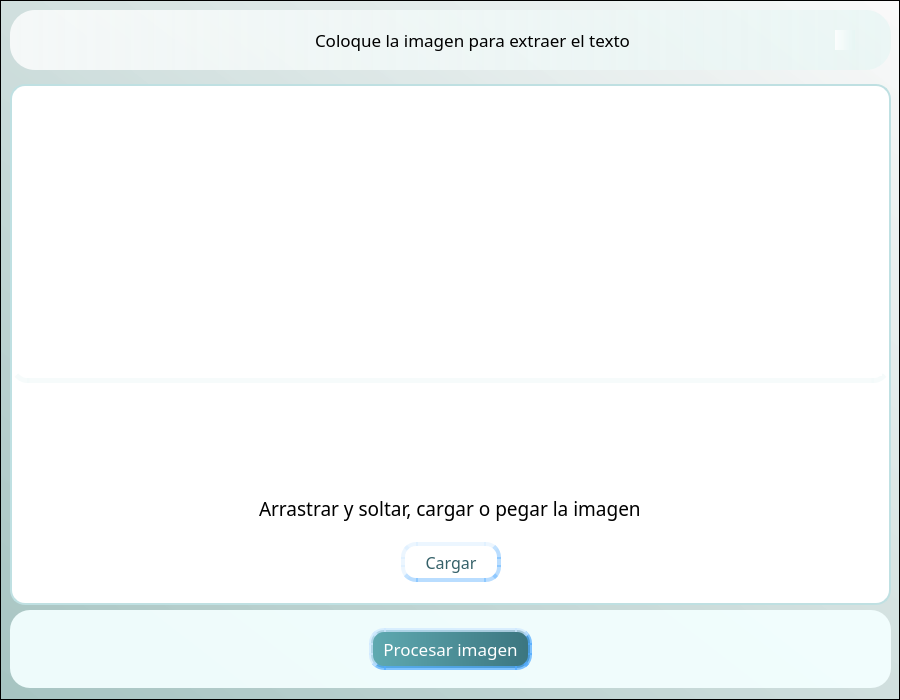
<?xml version="1.0" encoding="UTF-8"?>
<ui version="4.0">
 <class>MainWindow</class>
 <widget class="QMainWindow" name="MainWindow">
  <property name="geometry">
   <rect>
    <x>0</x>
    <y>0</y>
    <width>900</width>
    <height>700</height>
   </rect>
  </property>
  <property name="sizePolicy">
   <sizepolicy hsizetype="MinimumExpanding" vsizetype="MinimumExpanding">
    <horstretch>0</horstretch>
    <verstretch>0</verstretch>
   </sizepolicy>
  </property>
  <property name="minimumSize">
   <size>
    <width>900</width>
    <height>700</height>
   </size>
  </property>
  <property name="windowTitle">
   <string>Extractor de texto</string>
  </property>
  <widget class="QWidget" name="centralwidget">
   <property name="sizePolicy">
    <sizepolicy hsizetype="MinimumExpanding" vsizetype="MinimumExpanding">
     <horstretch>0</horstretch>
     <verstretch>0</verstretch>
    </sizepolicy>
   </property>
   <property name="minimumSize">
    <size>
     <width>900</width>
     <height>700</height>
    </size>
   </property>
   <layout class="QGridLayout" name="gridLayout_2">
    <property name="leftMargin">
     <number>0</number>
    </property>
    <property name="topMargin">
     <number>0</number>
    </property>
    <property name="rightMargin">
     <number>0</number>
    </property>
    <property name="bottomMargin">
     <number>0</number>
    </property>
    <item row="0" column="0">
     <widget class="QFrame" name="frame">
      <property name="sizePolicy">
       <sizepolicy hsizetype="MinimumExpanding" vsizetype="MinimumExpanding">
        <horstretch>0</horstretch>
        <verstretch>0</verstretch>
       </sizepolicy>
      </property>
      <property name="minimumSize">
       <size>
        <width>900</width>
        <height>700</height>
       </size>
      </property>
      <property name="baseSize">
       <size>
        <width>5</width>
        <height>0</height>
       </size>
      </property>
      <property name="styleSheet">
       <string notr="true">background-color: qlineargradient(spread:pad, x1:0, y1:1, x2:1, y2:0, stop:0 rgba(146, 184, 181, 201), stop:1 rgba(255, 255, 255, 179))</string>
      </property>
      <property name="frameShape">
       <enum>QFrame::StyledPanel</enum>
      </property>
      <property name="frameShadow">
       <enum>QFrame::Raised</enum>
      </property>
      <widget class="QFrame" name="frame_sup">
       <property name="enabled">
        <bool>true</bool>
       </property>
       <property name="geometry">
        <rect>
         <x>10</x>
         <y>10</y>
         <width>881</width>
         <height>60</height>
        </rect>
       </property>
       <property name="minimumSize">
        <size>
         <width>881</width>
         <height>60</height>
        </size>
       </property>
       <property name="maximumSize">
        <size>
         <width>16777215</width>
         <height>60</height>
        </size>
       </property>
       <property name="styleSheet">
        <string notr="true">background-color:qlineargradient(spread:pad, x1:0, y1:0, x2:1, y2:0, stop:0 rgba(255, 255, 255, 203), stop:1 rgba(228, 245, 243, 163));
border-radius: 25px;
</string>
       </property>
       <property name="frameShape">
        <enum>QFrame::StyledPanel</enum>
       </property>
       <property name="frameShadow">
        <enum>QFrame::Raised</enum>
       </property>
       <layout class="QHBoxLayout" name="horizontalLayout">
        <item>
         <spacer name="horizontalSpacer">
          <property name="orientation">
           <enum>Qt::Horizontal</enum>
          </property>
          <property name="sizeHint" stdset="0">
           <size>
            <width>293</width>
            <height>20</height>
           </size>
          </property>
         </spacer>
        </item>
        <item>
         <widget class="QLabel" name="label">
          <property name="font">
           <font>
            <family>HoloLens MDL2 Assets</family>
            <pointsize>13</pointsize>
            <weight>50</weight>
            <italic>false</italic>
            <bold>false</bold>
            <underline>false</underline>
           </font>
          </property>
          <property name="styleSheet">
           <string notr="true">background-color: rgba(255, 255, 255, 0)</string>
          </property>
          <property name="text">
           <string>Coloque la imagen para extraer el texto</string>
          </property>
         </widget>
        </item>
        <item>
         <spacer name="horizontalSpacer_2">
          <property name="orientation">
           <enum>Qt::Horizontal</enum>
          </property>
          <property name="sizeType">
           <enum>QSizePolicy::Fixed</enum>
          </property>
          <property name="sizeHint" stdset="0">
           <size>
            <width>199</width>
            <height>20</height>
           </size>
          </property>
         </spacer>
        </item>
        <item>
         <widget class="QPushButton" name="btn_reolad">
          <property name="sizePolicy">
           <sizepolicy hsizetype="Preferred" vsizetype="Preferred">
            <horstretch>0</horstretch>
            <verstretch>0</verstretch>
           </sizepolicy>
          </property>
          <property name="minimumSize">
           <size>
            <width>20</width>
            <height>20</height>
           </size>
          </property>
          <property name="maximumSize">
           <size>
            <width>20</width>
            <height>20</height>
           </size>
          </property>
          <property name="cursor">
           <cursorShape>ArrowCursor</cursorShape>
          </property>
          <property name="styleSheet">
           <string notr="true"/>
          </property>
          <property name="text">
           <string/>
          </property>
          <property name="icon">
           <iconset>
            <normaloff>../resources/reload.svg</normaloff>../resources/reload.svg</iconset>
          </property>
          <property name="iconSize">
           <size>
            <width>20</width>
            <height>20</height>
           </size>
          </property>
         </widget>
        </item>
        <item>
         <spacer name="horizontalSpacer_11">
          <property name="orientation">
           <enum>Qt::Horizontal</enum>
          </property>
          <property name="sizeType">
           <enum>QSizePolicy::Fixed</enum>
          </property>
          <property name="sizeHint" stdset="0">
           <size>
            <width>27</width>
            <height>20</height>
           </size>
          </property>
         </spacer>
        </item>
       </layout>
      </widget>
      <widget class="QFrame" name="frame_inf">
       <property name="geometry">
        <rect>
         <x>10</x>
         <y>610</y>
         <width>881</width>
         <height>78</height>
        </rect>
       </property>
       <property name="sizePolicy">
        <sizepolicy hsizetype="MinimumExpanding" vsizetype="MinimumExpanding">
         <horstretch>0</horstretch>
         <verstretch>0</verstretch>
        </sizepolicy>
       </property>
       <property name="minimumSize">
        <size>
         <width>881</width>
         <height>78</height>
        </size>
       </property>
       <property name="maximumSize">
        <size>
         <width>16777215</width>
         <height>78</height>
        </size>
       </property>
       <property name="styleSheet">
        <string notr="true">background-color:rgba(243, 255, 255, 237);
border-radius: 20px 20px 5px 5px;</string>
       </property>
       <property name="frameShape">
        <enum>QFrame::StyledPanel</enum>
       </property>
       <property name="frameShadow">
        <enum>QFrame::Raised</enum>
       </property>
       <layout class="QHBoxLayout" name="horizontalLayout_5">
        <item>
         <spacer name="horizontalSpacer_9">
          <property name="orientation">
           <enum>Qt::Horizontal</enum>
          </property>
          <property name="sizeHint" stdset="0">
           <size>
            <width>347</width>
            <height>20</height>
           </size>
          </property>
         </spacer>
        </item>
        <item>
         <widget class="QPushButton" name="btn_proc">
          <property name="font">
           <font>
            <family>HoloLens MDL2 Assets</family>
            <pointsize>13</pointsize>
            <weight>50</weight>
            <bold>false</bold>
           </font>
          </property>
          <property name="styleSheet">
           <string notr="true">QPushButton{
color: white;
padding: 5px 10px ;
border-radius: 15px;
background-color: qlineargradient(spread:pad, x1:0, y1:0.528, x2:1, y2:0.517, stop:0 rgba(95, 170, 177, 255), stop:1 rgba(59, 117, 127, 255));
border: 4px outset rgba(80,171,255,0.71);
}

QPushButton:hover {
background-color: qlineargradient(spread:pad, x1:0, y1:0.528, x2:1, y2:0.517, stop:0 rgba(67, 142,150, 255), stop:1 rgba(53, 97, 105, 255));
}
QPushButton:pressed {
background-color: qlineargradient(spread:pad, x1:1, y1:0.608, x2:0, y2:0.375, stop:0 rgba(59, 117, 127, 255), stop:1 rgba(26, 44, 50, 255))
}</string>
          </property>
          <property name="text">
           <string>Procesar imagen</string>
          </property>
         </widget>
        </item>
        <item>
         <spacer name="horizontalSpacer_10">
          <property name="orientation">
           <enum>Qt::Horizontal</enum>
          </property>
          <property name="sizeHint" stdset="0">
           <size>
            <width>346</width>
            <height>20</height>
           </size>
          </property>
         </spacer>
        </item>
       </layout>
      </widget>
      <widget class="QFrame" name="frame_mid">
       <property name="geometry">
        <rect>
         <x>10</x>
         <y>84</y>
         <width>881</width>
         <height>521</height>
        </rect>
       </property>
       <property name="sizePolicy">
        <sizepolicy hsizetype="MinimumExpanding" vsizetype="MinimumExpanding">
         <horstretch>0</horstretch>
         <verstretch>0</verstretch>
        </sizepolicy>
       </property>
       <property name="minimumSize">
        <size>
         <width>841</width>
         <height>521</height>
        </size>
       </property>
       <property name="styleSheet">
        <string notr="true">background-color: rgb(255, 255, 255);

border: 2px solid rgb(191, 224, 226);

border-radius: 15px;
</string>
       </property>
       <property name="frameShape">
        <enum>QFrame::StyledPanel</enum>
       </property>
       <property name="frameShadow">
        <enum>QFrame::Raised</enum>
       </property>
       <layout class="QVBoxLayout" name="verticalLayout_2">
        <property name="spacing">
         <number>5</number>
        </property>
        <property name="leftMargin">
         <number>0</number>
        </property>
        <property name="rightMargin">
         <number>0</number>
        </property>
        <item>
         <widget class="QFrame" name="frame_elemnts">
          <property name="sizePolicy">
           <sizepolicy hsizetype="MinimumExpanding" vsizetype="MinimumExpanding">
            <horstretch>14</horstretch>
            <verstretch>14</verstretch>
           </sizepolicy>
          </property>
          <property name="minimumSize">
           <size>
            <width>859</width>
            <height>275</height>
           </size>
          </property>
          <property name="layoutDirection">
           <enum>Qt::LeftToRight</enum>
          </property>
          <property name="styleSheet">
           <string notr="true">border-top: unset;
border-left: unset;
border-right: unset;
border-bottom: 5px solid rgba(242, 249, 249, 0.7);
</string>
          </property>
          <property name="frameShape">
           <enum>QFrame::StyledPanel</enum>
          </property>
          <property name="frameShadow">
           <enum>QFrame::Raised</enum>
          </property>
          <widget class="QListWidget" name="list_items">
           <property name="geometry">
            <rect>
             <x>10</x>
             <y>0</y>
             <width>860</width>
             <height>281</height>
            </rect>
           </property>
           <property name="minimumSize">
            <size>
             <width>860</width>
             <height>281</height>
            </size>
           </property>
           <property name="styleSheet">
            <string notr="true">border: unset;
border-radius: unset;</string>
           </property>
          </widget>
         </widget>
        </item>
        <item>
         <widget class="QFrame" name="frame_pad_info">
          <property name="sizePolicy">
           <sizepolicy hsizetype="MinimumExpanding" vsizetype="Preferred">
            <horstretch>0</horstretch>
            <verstretch>0</verstretch>
           </sizepolicy>
          </property>
          <property name="minimumSize">
           <size>
            <width>859</width>
            <height>206</height>
           </size>
          </property>
          <property name="maximumSize">
           <size>
            <width>16777215</width>
            <height>206</height>
           </size>
          </property>
          <property name="sizeIncrement">
           <size>
            <width>0</width>
            <height>0</height>
           </size>
          </property>
          <property name="styleSheet">
           <string notr="true">border: unset;</string>
          </property>
          <property name="frameShape">
           <enum>QFrame::StyledPanel</enum>
          </property>
          <property name="frameShadow">
           <enum>QFrame::Raised</enum>
          </property>
          <layout class="QVBoxLayout" name="verticalLayout">
           <property name="spacing">
            <number>0</number>
           </property>
           <property name="leftMargin">
            <number>0</number>
           </property>
           <property name="topMargin">
            <number>0</number>
           </property>
           <property name="rightMargin">
            <number>0</number>
           </property>
           <property name="bottomMargin">
            <number>0</number>
           </property>
           <item>
            <widget class="QFrame" name="frame_pad_img">
             <property name="sizePolicy">
              <sizepolicy hsizetype="MinimumExpanding" vsizetype="MinimumExpanding">
               <horstretch>0</horstretch>
               <verstretch>0</verstretch>
              </sizepolicy>
             </property>
             <property name="minimumSize">
              <size>
               <width>859</width>
               <height>89</height>
              </size>
             </property>
             <property name="maximumSize">
              <size>
               <width>16777215</width>
               <height>89</height>
              </size>
             </property>
             <property name="frameShape">
              <enum>QFrame::StyledPanel</enum>
             </property>
             <property name="frameShadow">
              <enum>QFrame::Raised</enum>
             </property>
             <layout class="QHBoxLayout" name="horizontalLayout_4">
              <property name="spacing">
               <number>0</number>
              </property>
              <property name="leftMargin">
               <number>0</number>
              </property>
              <property name="topMargin">
               <number>0</number>
              </property>
              <property name="rightMargin">
               <number>0</number>
              </property>
              <property name="bottomMargin">
               <number>0</number>
              </property>
              <item>
               <spacer name="horizontalSpacer_8">
                <property name="orientation">
                 <enum>Qt::Horizontal</enum>
                </property>
                <property name="sizeHint" stdset="0">
                 <size>
                  <width>374</width>
                  <height>20</height>
                 </size>
                </property>
               </spacer>
              </item>
              <item>
               <widget class="QLabel" name="label_img">
                <property name="enabled">
                 <bool>true</bool>
                </property>
                <property name="sizePolicy">
                 <sizepolicy hsizetype="MinimumExpanding" vsizetype="MinimumExpanding">
                  <horstretch>0</horstretch>
                  <verstretch>0</verstretch>
                 </sizepolicy>
                </property>
                <property name="minimumSize">
                 <size>
                  <width>123</width>
                  <height>102</height>
                 </size>
                </property>
                <property name="maximumSize">
                 <size>
                  <width>123</width>
                  <height>102</height>
                 </size>
                </property>
                <property name="sizeIncrement">
                 <size>
                  <width>0</width>
                  <height>0</height>
                 </size>
                </property>
                <property name="baseSize">
                 <size>
                  <width>0</width>
                  <height>0</height>
                 </size>
                </property>
                <property name="font">
                 <font>
                  <family>HoloLens MDL2 Assets</family>
                  <pointsize>8</pointsize>
                 </font>
                </property>
                <property name="styleSheet">
                 <string notr="true">border: unset;</string>
                </property>
                <property name="frameShadow">
                 <enum>QFrame::Plain</enum>
                </property>
                <property name="text">
                 <string/>
                </property>
                <property name="pixmap">
                 <pixmap>../resources/tool-box-image.svg</pixmap>
                </property>
                <property name="scaledContents">
                 <bool>true</bool>
                </property>
                <property name="alignment">
                 <set>Qt::AlignCenter</set>
                </property>
                <property name="margin">
                 <number>0</number>
                </property>
               </widget>
              </item>
              <item>
               <spacer name="horizontalSpacer_7">
                <property name="orientation">
                 <enum>Qt::Horizontal</enum>
                </property>
                <property name="sizeHint" stdset="0">
                 <size>
                  <width>374</width>
                  <height>20</height>
                 </size>
                </property>
               </spacer>
              </item>
             </layout>
            </widget>
           </item>
           <item>
            <widget class="QFrame" name="frame_inf_2">
             <property name="minimumSize">
              <size>
               <width>859</width>
               <height>38</height>
              </size>
             </property>
             <property name="maximumSize">
              <size>
               <width>16777215</width>
               <height>38</height>
              </size>
             </property>
             <property name="frameShape">
              <enum>QFrame::StyledPanel</enum>
             </property>
             <property name="frameShadow">
              <enum>QFrame::Raised</enum>
             </property>
             <layout class="QHBoxLayout" name="horizontalLayout_2">
              <property name="spacing">
               <number>0</number>
              </property>
              <property name="leftMargin">
               <number>0</number>
              </property>
              <property name="topMargin">
               <number>0</number>
              </property>
              <property name="rightMargin">
               <number>0</number>
              </property>
              <property name="bottomMargin">
               <number>0</number>
              </property>
              <item>
               <spacer name="horizontalSpacer_5">
                <property name="orientation">
                 <enum>Qt::Horizontal</enum>
                </property>
                <property name="sizeHint" stdset="0">
                 <size>
                  <width>256</width>
                  <height>20</height>
                 </size>
                </property>
               </spacer>
              </item>
              <item>
               <widget class="QLabel" name="label_info">
                <property name="font">
                 <font>
                  <family>HoloLens MDL2 Assets</family>
                  <pointsize>14</pointsize>
                 </font>
                </property>
                <property name="styleSheet">
                 <string notr="true">border: unset;</string>
                </property>
                <property name="text">
                 <string>Arrastrar y soltar, cargar o pegar la imagen</string>
                </property>
               </widget>
              </item>
              <item>
               <spacer name="horizontalSpacer_6">
                <property name="orientation">
                 <enum>Qt::Horizontal</enum>
                </property>
                <property name="sizeHint" stdset="0">
                 <size>
                  <width>256</width>
                  <height>20</height>
                 </size>
                </property>
               </spacer>
              </item>
             </layout>
            </widget>
           </item>
           <item>
            <widget class="QFrame" name="frame_pad_cargar">
             <property name="minimumSize">
              <size>
               <width>859</width>
               <height>52</height>
              </size>
             </property>
             <property name="maximumSize">
              <size>
               <width>16777215</width>
               <height>52</height>
              </size>
             </property>
             <property name="styleSheet">
              <string notr="true"/>
             </property>
             <property name="frameShape">
              <enum>QFrame::StyledPanel</enum>
             </property>
             <property name="frameShadow">
              <enum>QFrame::Raised</enum>
             </property>
             <layout class="QHBoxLayout" name="horizontalLayout_3">
              <property name="spacing">
               <number>0</number>
              </property>
              <property name="leftMargin">
               <number>0</number>
              </property>
              <property name="rightMargin">
               <number>0</number>
              </property>
              <item>
               <spacer name="horizontalSpacer_3">
                <property name="orientation">
                 <enum>Qt::Horizontal</enum>
                </property>
                <property name="sizeHint" stdset="0">
                 <size>
                  <width>386</width>
                  <height>20</height>
                 </size>
                </property>
               </spacer>
              </item>
              <item>
               <widget class="QPushButton" name="btn_cargar">
                <property name="sizePolicy">
                 <sizepolicy hsizetype="Fixed" vsizetype="Fixed">
                  <horstretch>0</horstretch>
                  <verstretch>0</verstretch>
                 </sizepolicy>
                </property>
                <property name="minimumSize">
                 <size>
                  <width>100</width>
                  <height>40</height>
                 </size>
                </property>
                <property name="maximumSize">
                 <size>
                  <width>100</width>
                  <height>50</height>
                 </size>
                </property>
                <property name="font">
                 <font>
                  <family>HoloLens MDL2 Assets</family>
                  <pointsize>12</pointsize>
                  <weight>50</weight>
                  <bold>false</bold>
                  <underline>false</underline>
                 </font>
                </property>
                <property name="styleSheet">
                 <string notr="true">QPushButton{
margin: 0;
padding: 0;
color: rgb(53, 97, 105);
border-radius: 15px;
border: 4px outset rgba(80,171,255,0.4);

}
QPushButton:hover {
background-color: rgb(242, 249, 249);
}
QPushButton:pressed {
background-color: rgb(221, 239, 240);
}

     </string>
                </property>
                <property name="text">
                 <string>Cargar</string>
                </property>
               </widget>
              </item>
              <item>
               <spacer name="horizontalSpacer_4">
                <property name="orientation">
                 <enum>Qt::Horizontal</enum>
                </property>
                <property name="sizeHint" stdset="0">
                 <size>
                  <width>40</width>
                  <height>20</height>
                 </size>
                </property>
               </spacer>
              </item>
             </layout>
            </widget>
           </item>
          </layout>
         </widget>
        </item>
       </layout>
      </widget>
     </widget>
    </item>
   </layout>
  </widget>
 </widget>
 <resources/>
 <connections/>
</ui>
